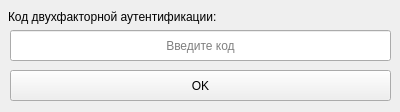
<?xml version="1.0" encoding="UTF-8"?>
<ui version="4.0">
 <class>Form</class>
 <widget class="QWidget" name="Form">
  <property name="geometry">
   <rect>
    <x>0</x>
    <y>0</y>
    <width>400</width>
    <height>112</height>
   </rect>
  </property>
  <property name="windowTitle">
   <string>2FA Code</string>
  </property>
  <widget class="QLabel" name="tFA_label">
   <property name="geometry">
    <rect>
     <x>8</x>
     <y>8</y>
     <width>271</width>
     <height>17</height>
    </rect>
   </property>
   <property name="text">
    <string>Код двухфакторной аутентификации:</string>
   </property>
  </widget>
  <widget class="QLineEdit" name="code_lineedit">
   <property name="geometry">
    <rect>
     <x>10</x>
     <y>30</y>
     <width>381</width>
     <height>31</height>
    </rect>
   </property>
   <property name="alignment">
    <set>Qt::AlignCenter</set>
   </property>
   <property name="placeholderText">
    <string>Введите код</string>
   </property>
  </widget>
  <widget class="QPushButton" name="ok_button">
   <property name="geometry">
    <rect>
     <x>10</x>
     <y>70</y>
     <width>381</width>
     <height>31</height>
    </rect>
   </property>
   <property name="text">
    <string>OK</string>
   </property>
  </widget>
 </widget>
 <resources/>
 <connections/>
</ui>
